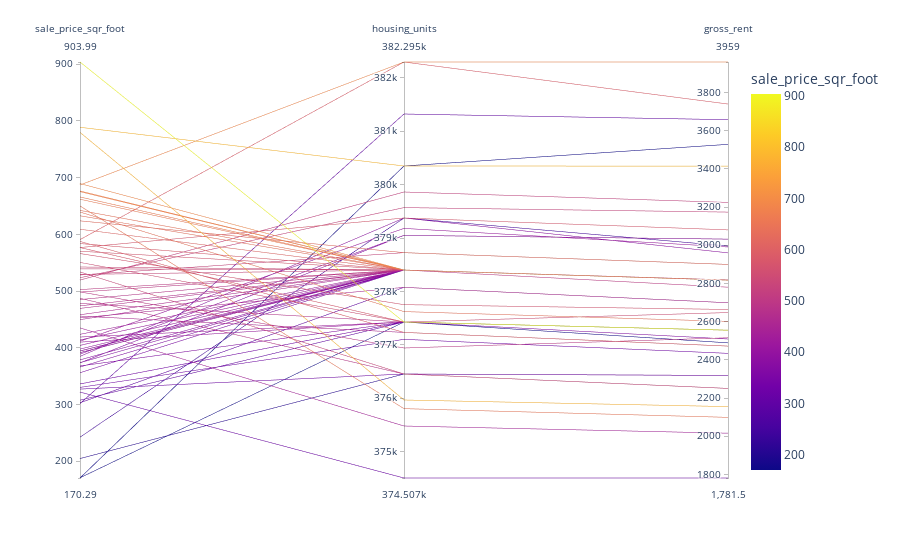

The notebook cell this image was saved under:
### Markdown cell above
## Parallel Coordinates and Parallel Categories Analysis

In this section, you will use plotly express to create parallel coordinates and parallel categories visualizations so that investors can interactively filter and explore various factors related to the sales price of the neighborhoods. 

Using the DataFrame of Average values per neighborhood (calculated above), create the following visualizations:
1. Create a Parallel Coordinates Plot
2. Create a Parallel Categories Plot

### Code cell
# Parallel Coordinates Plot
# YOUR CODE HERE!
#avg_per_neighborhood.head()
px.parallel_coordinates(avg_per_neighborhood,color='sale_price_sqr_foot')
